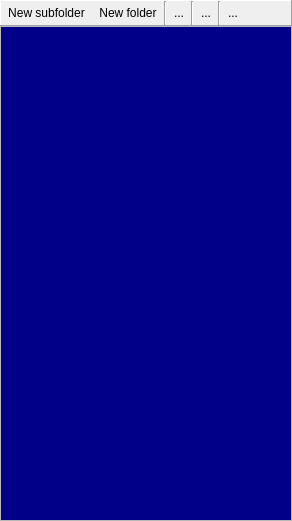
          <widget class="QWidget" name="tabFolders">
           <property name="sizePolicy">
            <sizepolicy hsizetype="Expanding" vsizetype="Expanding">
             <horstretch>0</horstretch>
             <verstretch>0</verstretch>
            </sizepolicy>
           </property>
           <property name="minimumSize">
            <size>
             <width>177</width>
             <height>521</height>
            </size>
           </property>
           <attribute name="title">
            <string>Folders</string>
           </attribute>
           <layout class="QVBoxLayout" name="loTabFolders">
            <property name="spacing">
             <number>0</number>
            </property>
            <property name="leftMargin">
             <number>0</number>
            </property>
            <property name="topMargin">
             <number>0</number>
            </property>
            <property name="rightMargin">
             <number>0</number>
            </property>
            <property name="bottomMargin">
             <number>0</number>
            </property>
            <item>
             <widget class="QFrame" name="toolFolders">
              <property name="sizePolicy">
               <sizepolicy hsizetype="Expanding" vsizetype="Fixed">
                <horstretch>0</horstretch>
                <verstretch>0</verstretch>
               </sizepolicy>
              </property>
              <property name="minimumSize">
               <size>
                <width>170</width>
                <height>26</height>
               </size>
              </property>
              <property name="frameShape">
               <enum>QFrame::Panel</enum>
              </property>
              <property name="frameShadow">
               <enum>QFrame::Raised</enum>
              </property>
              <layout class="QHBoxLayout" name="horizontalLayout">
               <property name="spacing">
                <number>0</number>
               </property>
               <property name="leftMargin">
                <number>0</number>
               </property>
               <property name="topMargin">
                <number>0</number>
               </property>
               <property name="rightMargin">
                <number>0</number>
               </property>
               <property name="bottomMargin">
                <number>0</number>
               </property>
               <item>
                <widget class="QToolButton" name="btnNewFolder">
                 <property name="toolTip">
                  <string>New folder</string>
                 </property>
                 <property name="statusTip">
                  <string>New folder</string>
                 </property>
                 <property name="text">
                  <string>New subfolder</string>
                 </property>
                 <property name="icon">
                  <iconset resource="../qHostMonitor.qrc">
                   <normaloff>:/img/action/add.png</normaloff>:/img/action/add.png</iconset>
                 </property>
                 <property name="iconSize">
                  <size>
                   <width>16</width>
                   <height>16</height>
                  </size>
                 </property>
                 <property name="autoRaise">
                  <bool>true</bool>
                 </property>
                </widget>
               </item>
               <item>
                <widget class="QToolButton" name="btnNewSubfolder">
                 <property name="toolTip">
                  <string>New subfolder</string>
                 </property>
                 <property name="statusTip">
                  <string>New subfolder</string>
                 </property>
                 <property name="text">
                  <string>New folder</string>
                 </property>
                 <property name="icon">
                  <iconset resource="../qHostMonitor.qrc">
                   <normaloff>:/img/action/add.png</normaloff>:/img/action/add.png</iconset>
                 </property>
                 <property name="iconSize">
                  <size>
                   <width>16</width>
                   <height>16</height>
                  </size>
                 </property>
                 <property name="autoRaise">
                  <bool>true</bool>
                 </property>
                </widget>
               </item>
               <item>
                <widget class="Line" name="lineFolder1">
                 <property name="orientation">
                  <enum>Qt::Vertical</enum>
                 </property>
                </widget>
               </item>
               <item>
                <widget class="QToolButton" name="btnFolderProperties">
                 <property name="toolTip">
                  <string>Folder properties</string>
                 </property>
                 <property name="statusTip">
                  <string>Folder properties</string>
                 </property>
                 <property name="text">
                  <string>...</string>
                 </property>
                 <property name="icon">
                  <iconset resource="../qHostMonitor.qrc">
                   <normaloff>:/img/action/properties.png</normaloff>:/img/action/properties.png</iconset>
                 </property>
                 <property name="iconSize">
                  <size>
                   <width>16</width>
                   <height>16</height>
                  </size>
                 </property>
                 <property name="autoRaise">
                  <bool>true</bool>
                 </property>
                </widget>
               </item>
               <item>
                <widget class="Line" name="lineFolder2">
                 <property name="orientation">
                  <enum>Qt::Vertical</enum>
                 </property>
                </widget>
               </item>
               <item>
                <widget class="QToolButton" name="btnDelFolder">
                 <property name="toolTip">
                  <string>Remove folder</string>
                 </property>
                 <property name="statusTip">
                  <string>Remove folder</string>
                 </property>
                 <property name="text">
                  <string>...</string>
                 </property>
                 <property name="icon">
                  <iconset resource="../qHostMonitor.qrc">
                   <normaloff>:/img/action/delete.png</normaloff>:/img/action/delete.png</iconset>
                 </property>
                 <property name="iconSize">
                  <size>
                   <width>16</width>
                   <height>16</height>
                  </size>
                 </property>
                 <property name="autoRaise">
                  <bool>true</bool>
                 </property>
                </widget>
               </item>
               <item>
                <widget class="Line" name="lineFolder3">
                 <property name="orientation">
                  <enum>Qt::Vertical</enum>
                 </property>
                </widget>
               </item>
               <item>
                <widget class="QToolButton" name="btnFolderColors">
                 <property name="toolTip">
                  <string>Use color palette</string>
                 </property>
                 <property name="statusTip">
                  <string>Use color palette</string>
                 </property>
                 <property name="text">
                  <string>...</string>
                 </property>
                 <property name="icon">
                  <iconset resource="../qHostMonitor.qrc">
                   <normaloff>:/img/action/colorPalette.png</normaloff>:/img/action/colorPalette.png</iconset>
                 </property>
                 <property name="iconSize">
                  <size>
                   <width>16</width>
                   <height>16</height>
                  </size>
                 </property>
                 <property name="checkable">
                  <bool>true</bool>
                 </property>
                 <property name="autoRaise">
                  <bool>true</bool>
                 </property>
                </widget>
               </item>
               <item>
                <spacer name="hSpacerFolders">
                 <property name="orientation">
                  <enum>Qt::Horizontal</enum>
                 </property>
                 <property name="sizeHint" stdset="0">
                  <size>
                   <width>46</width>
                   <height>20</height>
                  </size>
                 </property>
                </spacer>
               </item>
              </layout>
             </widget>
            </item>
            <item>
             <widget class="QTreeView" name="treeFolders">
              <property name="sizePolicy">
               <sizepolicy hsizetype="Expanding" vsizetype="Expanding">
                <horstretch>0</horstretch>
                <verstretch>0</verstretch>
               </sizepolicy>
              </property>
              <property name="minimumSize">
               <size>
                <width>172</width>
                <height>469</height>
               </size>
              </property>
              <property name="maximumSize">
               <size>
                <width>16777215</width>
                <height>16777215</height>
               </size>
              </property>
              <property name="palette">
               <palette>
                <active>
                 <colorrole role="Text">
                  <brush brushstyle="SolidPattern">
                   <color alpha="255">
                    <red>255</red>
                    <green>255</green>
                    <blue>255</blue>
                   </color>
                  </brush>
                 </colorrole>
                 <colorrole role="Base">
                  <brush brushstyle="SolidPattern">
                   <color alpha="255">
                    <red>0</red>
                    <green>0</green>
                    <blue>136</blue>
                   </color>
                  </brush>
                 </colorrole>
                </active>
                <inactive>
                 <colorrole role="Text">
                  <brush brushstyle="SolidPattern">
                   <color alpha="255">
                    <red>255</red>
                    <green>255</green>
                    <blue>255</blue>
                   </color>
                  </brush>
                 </colorrole>
                 <colorrole role="Base">
                  <brush brushstyle="SolidPattern">
                   <color alpha="255">
                    <red>0</red>
                    <green>0</green>
                    <blue>136</blue>
                   </color>
                  </brush>
                 </colorrole>
                </inactive>
                <disabled>
                 <colorrole role="Text">
                  <brush brushstyle="SolidPattern">
                   <color alpha="255">
                    <red>190</red>
                    <green>190</green>
                    <blue>190</blue>
                   </color>
                  </brush>
                 </colorrole>
                 <colorrole role="Base">
                  <brush brushstyle="SolidPattern">
                   <color alpha="255">
                    <red>239</red>
                    <green>235</green>
                    <blue>231</blue>
                   </color>
                  </brush>
                 </colorrole>
                </disabled>
               </palette>
              </property>
              <property name="font">
               <font>
                <family>DejaVu Sans</family>
                <pointsize>10</pointsize>
               </font>
              </property>
              <property name="contextMenuPolicy">
               <enum>Qt::CustomContextMenu</enum>
              </property>
              <property name="acceptDrops">
               <bool>true</bool>
              </property>
              <property name="editTriggers">
               <set>QAbstractItemView::NoEditTriggers</set>
              </property>
              <property name="dragEnabled">
               <bool>true</bool>
              </property>
              <property name="dragDropMode">
               <enum>QAbstractItemView::DragDrop</enum>
              </property>
              <property name="defaultDropAction">
               <enum>Qt::TargetMoveAction</enum>
              </property>
              <property name="textElideMode">
               <enum>Qt::ElideLeft</enum>
              </property>
              <attribute name="headerVisible">
               <bool>false</bool>
              </attribute>
             </widget>
            </item>
           </layout>
          </widget>
